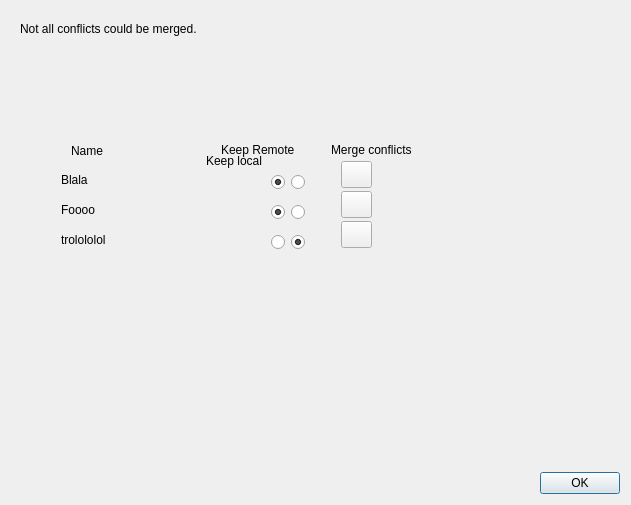
<?xml version="1.0" encoding="UTF-8"?>
<ui version="4.0">
 <class>PullDialog</class>
 <widget class="QDialog" name="PullDialog">
  <property name="geometry">
   <rect>
    <x>0</x>
    <y>0</y>
    <width>631</width>
    <height>505</height>
   </rect>
  </property>
  <property name="windowTitle">
   <string>Dialog</string>
  </property>
  <layout class="QVBoxLayout" name="verticalLayout">
   <item>
    <widget class="QStackedWidget" name="stackedWidget">
     <property name="currentIndex">
      <number>1</number>
     </property>
     <widget class="QWidget" name="page">
      <layout class="QVBoxLayout" name="verticalLayout_2">
       <item>
        <widget class="QLabel" name="label">
         <property name="text">
          <string>Pulling and merging successfull.</string>
         </property>
         <property name="wordWrap">
          <bool>true</bool>
         </property>
        </widget>
       </item>
      </layout>
     </widget>
     <widget class="QWidget" name="page_2">
      <widget class="QLabel" name="label_2">
       <property name="geometry">
        <rect>
         <x>9</x>
         <y>9</y>
         <width>219</width>
         <height>17</height>
        </rect>
       </property>
       <property name="text">
        <string>Not all conflicts could be merged.</string>
       </property>
      </widget>
      <widget class="QLabel" name="label_3">
       <property name="geometry">
        <rect>
         <x>50</x>
         <y>160</y>
         <width>91</width>
         <height>17</height>
        </rect>
       </property>
       <property name="text">
        <string>Blala</string>
       </property>
      </widget>
      <widget class="QRadioButton" name="radioButton">
       <property name="geometry">
        <rect>
         <x>260</x>
         <y>160</y>
         <width>21</width>
         <height>22</height>
        </rect>
       </property>
       <property name="text">
        <string/>
       </property>
       <property name="checkable">
        <bool>true</bool>
       </property>
       <property name="checked">
        <bool>true</bool>
       </property>
       <property name="autoExclusive">
        <bool>false</bool>
       </property>
      </widget>
      <widget class="QRadioButton" name="radioButton_2">
       <property name="geometry">
        <rect>
         <x>280</x>
         <y>160</y>
         <width>21</width>
         <height>22</height>
        </rect>
       </property>
       <property name="text">
        <string/>
       </property>
      </widget>
      <widget class="QRadioButton" name="radioButton_3">
       <property name="geometry">
        <rect>
         <x>280</x>
         <y>190</y>
         <width>21</width>
         <height>22</height>
        </rect>
       </property>
       <property name="text">
        <string/>
       </property>
      </widget>
      <widget class="QLabel" name="label_4">
       <property name="geometry">
        <rect>
         <x>50</x>
         <y>190</y>
         <width>91</width>
         <height>17</height>
        </rect>
       </property>
       <property name="text">
        <string>Foooo</string>
       </property>
      </widget>
      <widget class="QRadioButton" name="radioButton_4">
       <property name="geometry">
        <rect>
         <x>260</x>
         <y>190</y>
         <width>21</width>
         <height>22</height>
        </rect>
       </property>
       <property name="text">
        <string/>
       </property>
       <property name="checkable">
        <bool>true</bool>
       </property>
       <property name="checked">
        <bool>true</bool>
       </property>
       <property name="autoExclusive">
        <bool>false</bool>
       </property>
      </widget>
      <widget class="QLabel" name="label_5">
       <property name="geometry">
        <rect>
         <x>50</x>
         <y>220</y>
         <width>91</width>
         <height>17</height>
        </rect>
       </property>
       <property name="text">
        <string>trolololol</string>
       </property>
      </widget>
      <widget class="QRadioButton" name="radioButton_5">
       <property name="geometry">
        <rect>
         <x>260</x>
         <y>220</y>
         <width>21</width>
         <height>22</height>
        </rect>
       </property>
       <property name="text">
        <string/>
       </property>
      </widget>
      <widget class="QRadioButton" name="radioButton_6">
       <property name="geometry">
        <rect>
         <x>280</x>
         <y>220</y>
         <width>21</width>
         <height>22</height>
        </rect>
       </property>
       <property name="text">
        <string/>
       </property>
       <property name="checkable">
        <bool>true</bool>
       </property>
       <property name="checked">
        <bool>true</bool>
       </property>
       <property name="autoExclusive">
        <bool>false</bool>
       </property>
      </widget>
      <widget class="QLabel" name="label_6">
       <property name="geometry">
        <rect>
         <x>195</x>
         <y>140</y>
         <width>81</width>
         <height>20</height>
        </rect>
       </property>
       <property name="text">
        <string>Keep local</string>
       </property>
      </widget>
      <widget class="QLabel" name="label_7">
       <property name="geometry">
        <rect>
         <x>210</x>
         <y>130</y>
         <width>101</width>
         <height>17</height>
        </rect>
       </property>
       <property name="text">
        <string>Keep Remote</string>
       </property>
      </widget>
      <widget class="QLabel" name="label_8">
       <property name="geometry">
        <rect>
         <x>60</x>
         <y>130</y>
         <width>62</width>
         <height>20</height>
        </rect>
       </property>
       <property name="text">
        <string>Name</string>
       </property>
      </widget>
      <widget class="QPushButton" name="pushButton">
       <property name="geometry">
        <rect>
         <x>330</x>
         <y>150</y>
         <width>31</width>
         <height>27</height>
        </rect>
       </property>
       <property name="text">
        <string/>
       </property>
       <property name="icon">
        <iconset resource="../ressources.qrc">
         <normaloff>:/icons/icons/wrench52.png</normaloff>:/icons/icons/wrench52.png</iconset>
       </property>
      </widget>
      <widget class="QPushButton" name="pushButton_2">
       <property name="geometry">
        <rect>
         <x>330</x>
         <y>180</y>
         <width>31</width>
         <height>27</height>
        </rect>
       </property>
       <property name="text">
        <string/>
       </property>
       <property name="icon">
        <iconset resource="../ressources.qrc">
         <normaloff>:/icons/icons/wrench52.png</normaloff>:/icons/icons/wrench52.png</iconset>
       </property>
      </widget>
      <widget class="QPushButton" name="pushButton_3">
       <property name="geometry">
        <rect>
         <x>330</x>
         <y>210</y>
         <width>31</width>
         <height>27</height>
        </rect>
       </property>
       <property name="text">
        <string/>
       </property>
       <property name="icon">
        <iconset resource="../ressources.qrc">
         <normaloff>:/icons/icons/wrench52.png</normaloff>:/icons/icons/wrench52.png</iconset>
       </property>
      </widget>
      <widget class="QLabel" name="label_9">
       <property name="geometry">
        <rect>
         <x>320</x>
         <y>130</y>
         <width>121</width>
         <height>17</height>
        </rect>
       </property>
       <property name="text">
        <string>Merge conflicts</string>
       </property>
      </widget>
     </widget>
    </widget>
   </item>
   <item>
    <widget class="QDialogButtonBox" name="buttonBox">
     <property name="orientation">
      <enum>Qt::Horizontal</enum>
     </property>
     <property name="standardButtons">
      <set>QDialogButtonBox::Ok</set>
     </property>
    </widget>
   </item>
  </layout>
 </widget>
 <resources>
  <include location="../ressources.qrc"/>
 </resources>
 <connections>
  <connection>
   <sender>buttonBox</sender>
   <signal>accepted()</signal>
   <receiver>PullDialog</receiver>
   <slot>accept()</slot>
   <hints>
    <hint type="sourcelabel">
     <x>248</x>
     <y>254</y>
    </hint>
    <hint type="destinationlabel">
     <x>157</x>
     <y>274</y>
    </hint>
   </hints>
  </connection>
  <connection>
   <sender>buttonBox</sender>
   <signal>rejected()</signal>
   <receiver>PullDialog</receiver>
   <slot>reject()</slot>
   <hints>
    <hint type="sourcelabel">
     <x>316</x>
     <y>260</y>
    </hint>
    <hint type="destinationlabel">
     <x>286</x>
     <y>274</y>
    </hint>
   </hints>
  </connection>
 </connections>
</ui>
